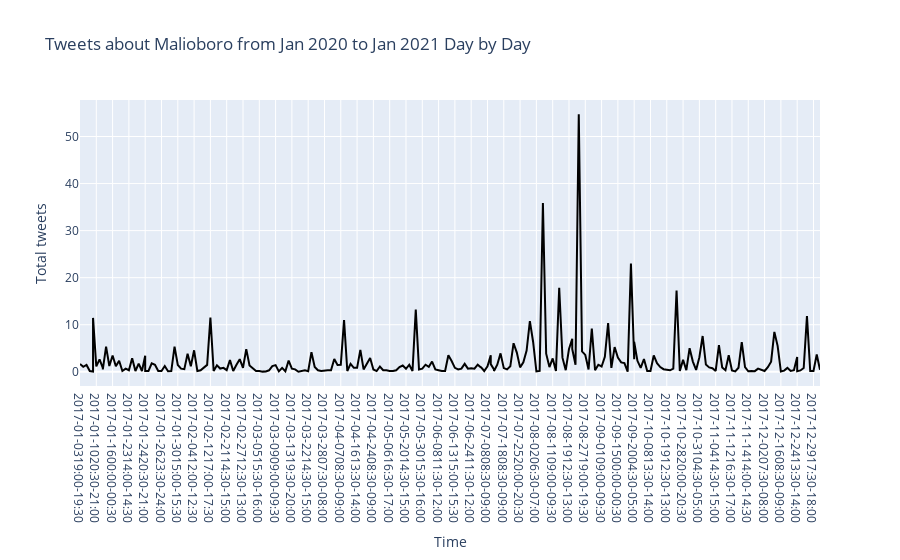

Source (notebook cell):
### Code cell
import plotly.graph_objects as go

point

fig = go.Figure(data=go.Scatter(x=df_3633['date'].astype(dtype=str)+df_3633['hour_period'].astype(dtype=str), 
                                y=df_3633['duration_min'],
                                marker_color='black', text="counts"))

fig.add_vrect()

fig.update_layout({"title": 'Tweets about Malioboro from Jan 2020 to Jan 2021 Day by Day',
                   "xaxis": {"title":"Time"},
                   "yaxis": {"title":"Total tweets"},
                   "showlegend": False})
fig.show()

### Figure 1 — Plotly figure (JSON) as saved in the notebook; plotly's stock layout.template omitted (floating-point values rounded to 4 significant figures; data arrays with more than 128 entries replaced by an {"elided": "..."} marker saying what was removed)
{"data": [{"marker": {"color": "black"}, "text": "counts", "type": "scatter", "x": {"elided": "237 str values"}, "y": {"elided": "237 float values"}}], "layout": {"showlegend": false, "title": {"text": "Tweets about Malioboro from Jan 2020 to Jan 2021 Day by Day"}, "xaxis": {"title": {"text": "Time"}}, "yaxis": {"title": {"text": "Total tweets"}}}}
